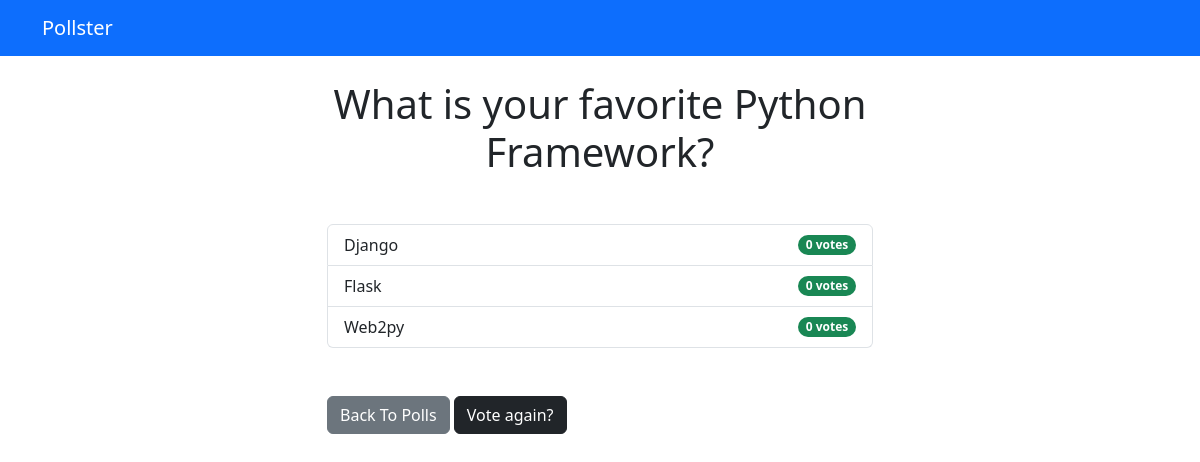
Before: /polls/1/results/ with the older database file.
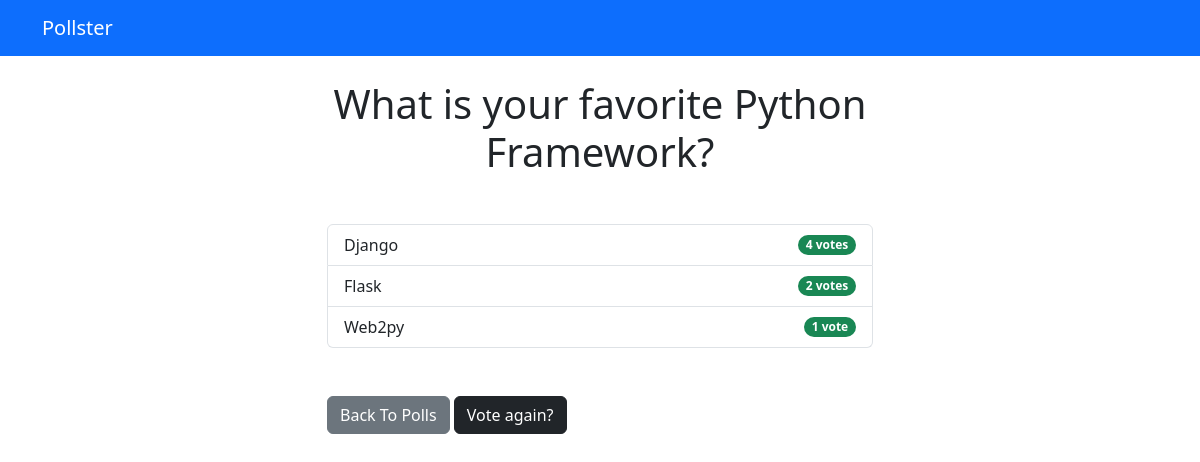
After: the same page with the newer database file.
### polls/models.py (models this page shows, shortened)
class Question(models.Model):
    question_text = models.CharField(max_length=200)
    pub_date = models.DateTimeField('date published')

class Choice(models.Model):
    question = models.ForeignKey(Question, on_delete=models.CASCADE)
    choice_text = models.CharField(max_length=200)
    votes = models.IntegerField(default=0)

### polls/views.py (the view)
# urls.py: path('<int:question_id>/results/', views.results, name='results'),
def results(request, question_id):
    question = get_object_or_404(Question, pk=question_id)
    return render(request, 'polls/results.html', {'question': question })

### templates/polls/results.html
{% extends 'base.html' %}
{% block content %}
<h1 class="mb-5 text-center">{{ question.question_text }}</h1>
<ul class="list-group mb-5">
    {% for choice in question.choice_set.all %}
    <li class="list-group-item d-flex justify-content-between align-items-center">
        <span class="font-weight-bold">{{ choice.choice_text }}</span>
        <span class="badge bg-success rounded-pill">
			{{ choice.votes }} vote{{ choice.votes | pluralize }}
		</span>
    </li>
    {% endfor %}
</ul>
<a class="btn btn-secondary" href="{% url 'polls:index' %}">Back To Polls</a>
<a class="btn btn-dark" href="{% url 'polls:detail' question.id %}">Vote again?</a>
{% endblock %}

### templates/base.html (shortened to what this page needs)
<!DOCTYPE html>
<html lang="en">
<head>
    <link href="https://cdn.jsdelivr.net/npm/bootstrap@5.3.8/dist/css/bootstrap.min.css" rel="stylesheet">
</head>
<body>
     {% include "partials/_navbar.html" %}
    <div class="container">
        <div class="row">
            <div class="col-md-6 m-auto">
                {% block content %}{% endblock %}
            </div>
        </div>
    </div>
</body>
</html>

### templates/partials/_navbar.html
<nav class="navbar navbar-dark bg-primary mb-4">
	<div class="container">
		<a class="navbar-brand" href="/">Pollster</a>
	</div>
</nav>

Changed rows visible on the page:
changed Choice "Django": votes "0" → "4"
changed Choice "Flask": votes "0" → "2"
changed Choice "Web2py": votes "0" → "1"; votes|pluralize "s" → (not shown)
